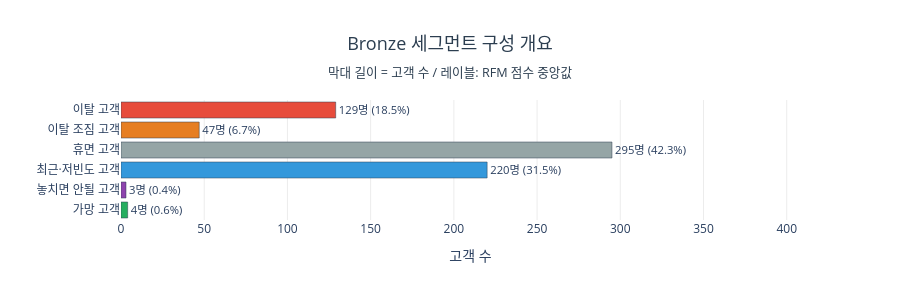

Here is the notebook cell this chart was saved with:
### Code cell
main_segs = ['휴면 고객', '최근·저빈도 고객', '이탈 고객', '이탈 조짐 고객', '가망 고객', '놓치면 안될 고객']
bronze_total = len(bronze_rfm)
fig = go.Figure()
for _, row in seg_overview[seg_overview['세그먼트'].isin(main_segs)].iterrows():
    seg = row['세그먼트']
    fig.add_trace(go.Bar(
        x=[row['고객수']],
        y=[seg],
        orientation='h',
        marker=dict(color=seg_color.get(seg, '#cccccc'), line=dict(color='#2c3e50', width=0.5)),
        text=[f"{row['고객수']}명 ({row['고객수']/bronze_total*100:.1f}%)"],
        textposition='outside',
        showlegend=False,
    ))

fig.update_layout(
    title=dict(
        text='Bronze 세그먼트 구성 개요<br><sub>막대 길이 = 고객 수 / 레이블: RFM 점수 중앙값</sub>',
        x=0.5, xanchor='center', font=dict(size=18, color='#2c3e50')
    ),
    plot_bgcolor='white',
    xaxis=dict(title='고객 수', range=[0, 420], gridcolor='#ececec'),
    yaxis=dict(title=''),
    height=300,
)
fig.show()

### Figure 1 — Plotly figure (JSON) as saved in the notebook; plotly's stock layout.template omitted (floating-point values rounded to 4 significant figures)
{"data": [{"marker": {"color": "#27ae60", "line": {"color": "#2c3e50", "width": 0.5}}, "orientation": "h", "showlegend": false, "text": ["4명 (0.6%)"], "textposition": "outside", "type": "bar", "x": [4], "y": ["가망 고객"]}, {"marker": {"color": "#8e44ad", "line": {"color": "#2c3e50", "width": 0.5}}, "orientation": "h", "showlegend": false, "text": ["3명 (0.4%)"], "textposition": "outside", "type": "bar", "x": [3], "y": ["놓치면 안될 고객"]}, {"marker": {"color": "#3498db", "line": {"color": "#2c3e50", "width": 0.5}}, "orientation": "h", "showlegend": false, "text": ["220명 (31.5%)"], "textposition": "outside", "type": "bar", "x": [220], "y": ["최근·저빈도 고객"]}, {"marker": {"color": "#95a5a6", "line": {"color": "#2c3e50", "width": 0.5}}, "orientation": "h", "showlegend": false, "text": ["295명 (42.3%)"], "textposition": "outside", "type": "bar", "x": [295], "y": ["휴면 고객"]}, {"marker": {"color": "#e67e22", "line": {"color": "#2c3e50", "width": 0.5}}, "orientation": "h", "showlegend": false, "text": ["47명 (6.7%)"], "textposition": "outside", "type": "bar", "x": [47], "y": ["이탈 조짐 고객"]}, {"marker": {"color": "#e74c3c", "line": {"color": "#2c3e50", "width": 0.5}}, "orientation": "h", "showlegend": false, "text": ["129명 (18.5%)"], "textposition": "outside", "type": "bar", "x": [129], "y": ["이탈 고객"]}], "layout": {"height": 300, "plot_bgcolor": "white", "title": {"font": {"color": "#2c3e50", "size": 18}, "text": "Bronze 세그먼트 구성 개요<br><sub>막대 길이 = 고객 수 / 레이블: RFM 점수 중앙값</sub>", "x": 0.5, "xanchor": "center"}, "xaxis": {"gridcolor": "#ececec", "range": [0, 420], "title": {"text": "고객 수"}}, "yaxis": {"title": {"text": ""}}}}
